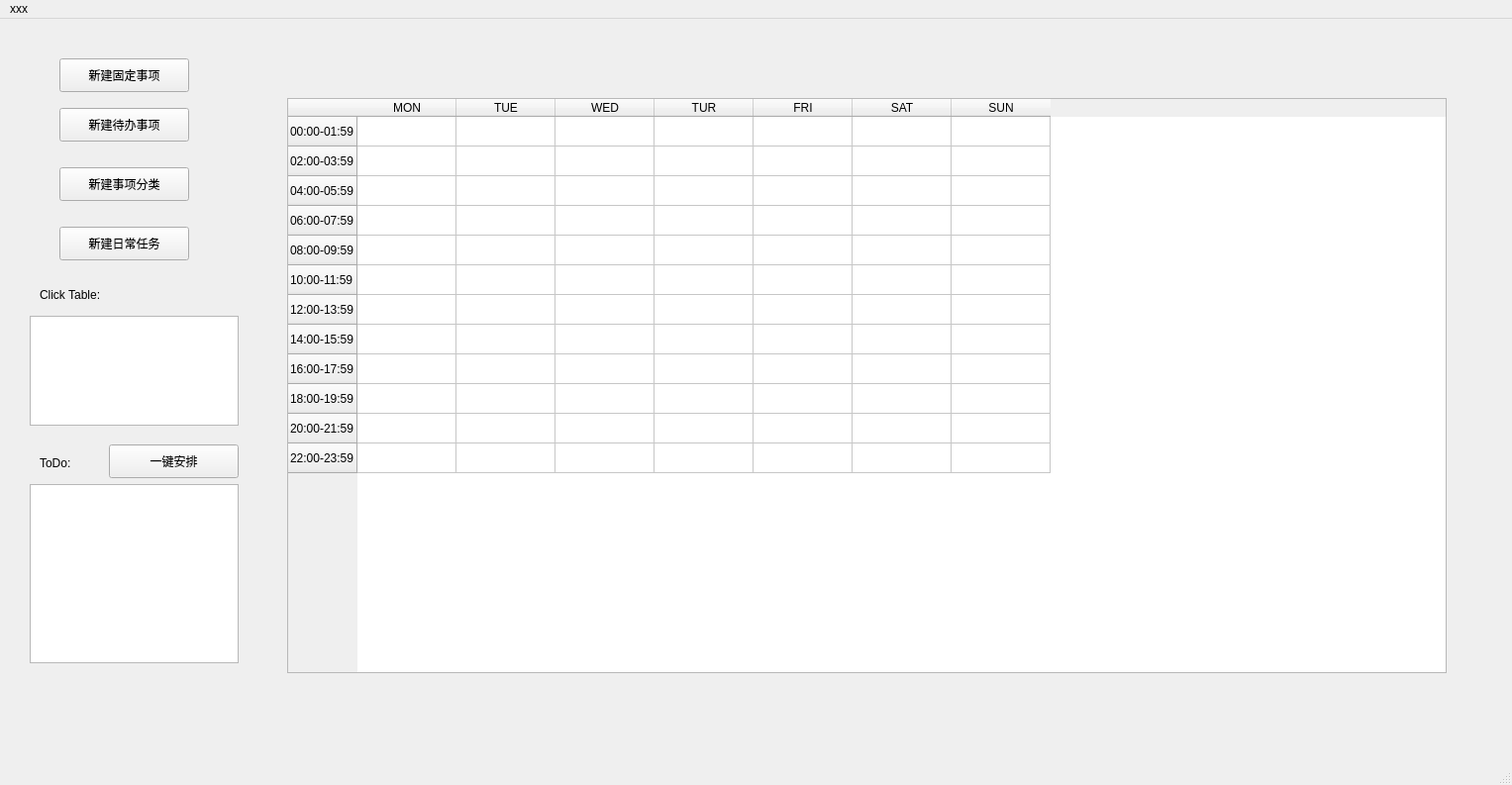
<?xml version="1.0" encoding="UTF-8"?>
<ui version="4.0">
 <class>MainWindow</class>
 <widget class="QMainWindow" name="MainWindow">
  <property name="geometry">
   <rect>
    <x>0</x>
    <y>0</y>
    <width>1527</width>
    <height>793</height>
   </rect>
  </property>
  <property name="windowTitle">
   <string>MainWindow</string>
  </property>
  <property name="statusTip">
   <string/>
  </property>
  <property name="whatsThis">
   <string/>
  </property>
  <property name="autoFillBackground">
   <bool>false</bool>
  </property>
  <widget class="QWidget" name="centralwidget">
   <widget class="QTableWidget" name="tableWidget">
    <property name="geometry">
     <rect>
      <x>290</x>
      <y>80</y>
      <width>1171</width>
      <height>581</height>
     </rect>
    </property>
    <row>
     <property name="text">
      <string>00:00-01:59</string>
     </property>
    </row>
    <row>
     <property name="text">
      <string>02:00-03:59</string>
     </property>
    </row>
    <row>
     <property name="text">
      <string>04:00-05:59</string>
     </property>
    </row>
    <row>
     <property name="text">
      <string>06:00-07:59</string>
     </property>
    </row>
    <row>
     <property name="text">
      <string>08:00-09:59</string>
     </property>
    </row>
    <row>
     <property name="text">
      <string>10:00-11:59</string>
     </property>
    </row>
    <row>
     <property name="text">
      <string>12:00-13:59</string>
     </property>
    </row>
    <row>
     <property name="text">
      <string>14:00-15:59</string>
     </property>
    </row>
    <row>
     <property name="text">
      <string>16:00-17:59</string>
     </property>
    </row>
    <row>
     <property name="text">
      <string>18:00-19:59</string>
     </property>
    </row>
    <row>
     <property name="text">
      <string>20:00-21:59</string>
     </property>
    </row>
    <row>
     <property name="text">
      <string>22:00-23:59</string>
     </property>
    </row>
    <column>
     <property name="text">
      <string>MON</string>
     </property>
    </column>
    <column>
     <property name="text">
      <string>TUE</string>
     </property>
    </column>
    <column>
     <property name="text">
      <string>WED</string>
     </property>
    </column>
    <column>
     <property name="text">
      <string>TUR</string>
     </property>
    </column>
    <column>
     <property name="text">
      <string>FRI</string>
     </property>
    </column>
    <column>
     <property name="text">
      <string>SAT</string>
     </property>
    </column>
    <column>
     <property name="text">
      <string>SUN</string>
     </property>
    </column>
   </widget>
   <widget class="QListWidget" name="listWidget">
    <property name="geometry">
     <rect>
      <x>30</x>
      <y>300</y>
      <width>211</width>
      <height>111</height>
     </rect>
    </property>
   </widget>
   <widget class="QPushButton" name="pushButton">
    <property name="geometry">
     <rect>
      <x>60</x>
      <y>40</y>
      <width>131</width>
      <height>34</height>
     </rect>
    </property>
    <property name="text">
     <string>新建固定事项</string>
    </property>
   </widget>
   <widget class="QPushButton" name="pushButton_2">
    <property name="geometry">
     <rect>
      <x>60</x>
      <y>90</y>
      <width>131</width>
      <height>34</height>
     </rect>
    </property>
    <property name="text">
     <string>新建待办事项</string>
    </property>
   </widget>
   <widget class="QPushButton" name="pushButton_3">
    <property name="geometry">
     <rect>
      <x>60</x>
      <y>150</y>
      <width>131</width>
      <height>34</height>
     </rect>
    </property>
    <property name="text">
     <string>新建事项分类</string>
    </property>
   </widget>
   <widget class="QListWidget" name="listWidget_2">
    <property name="geometry">
     <rect>
      <x>30</x>
      <y>470</y>
      <width>211</width>
      <height>181</height>
     </rect>
    </property>
   </widget>
   <widget class="QLabel" name="label">
    <property name="geometry">
     <rect>
      <x>40</x>
      <y>270</y>
      <width>141</width>
      <height>18</height>
     </rect>
    </property>
    <property name="text">
     <string>Click Table:</string>
    </property>
   </widget>
   <widget class="QLabel" name="label_2">
    <property name="geometry">
     <rect>
      <x>40</x>
      <y>440</y>
      <width>81</width>
      <height>18</height>
     </rect>
    </property>
    <property name="text">
     <string>ToDo:</string>
    </property>
   </widget>
   <widget class="QPushButton" name="pushButton_4">
    <property name="geometry">
     <rect>
      <x>60</x>
      <y>210</y>
      <width>131</width>
      <height>34</height>
     </rect>
    </property>
    <property name="text">
     <string>新建日常任务</string>
    </property>
   </widget>
   <widget class="QPushButton" name="pushButton_5">
    <property name="geometry">
     <rect>
      <x>110</x>
      <y>430</y>
      <width>131</width>
      <height>34</height>
     </rect>
    </property>
    <property name="text">
     <string>一键安排</string>
    </property>
   </widget>
  </widget>
  <widget class="QMenuBar" name="menubar">
   <property name="geometry">
    <rect>
     <x>0</x>
     <y>0</y>
     <width>1527</width>
     <height>30</height>
    </rect>
   </property>
   <widget class="QMenu" name="menuxxx">
    <property name="title">
     <string>xxx</string>
    </property>
    <addaction name="separator"/>
   </widget>
   <addaction name="menuxxx"/>
  </widget>
  <widget class="QStatusBar" name="statusbar"/>
 </widget>
 <resources/>
 <connections/>
</ui>
